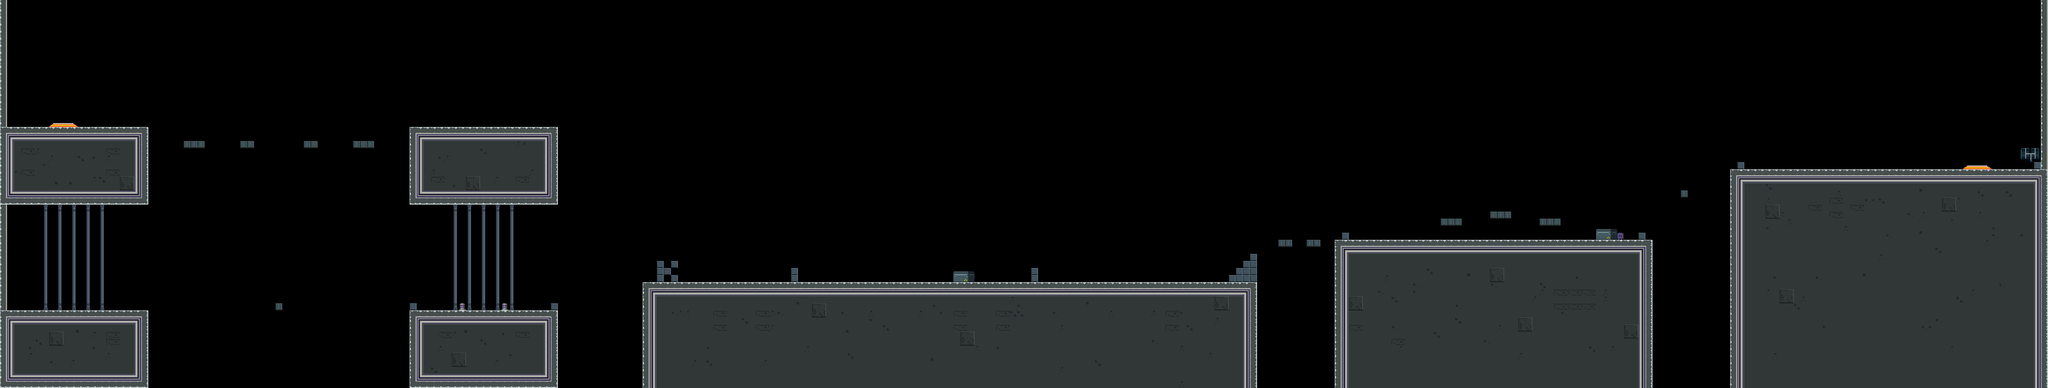

The image is a tile-based game level rendered from a .tmx file. Its description and source (layers, tilesets, objects; grid data summarised) follow:
An orthogonal 290x55 tile map with 32x32 px tiles, 4 tile layers (Platform, Spikes, Portal, Overlay) and 144 objects.

<map version="1.0" orientation="orthogonal" renderorder="right-up" width="290" height="55" tilewidth="32" tileheight="32" nextobjectid="695">
 <tileset firstgid="1" name="tileset" tilewidth="32" tileheight="32" spacing="2" margin="1" tilecount="256">
  <image source="../tileset.png" width="544" height="544" />
  <tile id="35">
   <properties>
    <property name="type" value="3" />
   </properties>
  </tile>
 </tileset>
 <layer name="Platform" width="290" height="55">
  <data>[15950 cells, 4815 non-empty, 49 distinct tile ids]</data>
 </layer>
 <layer name="Spikes" width="290" height="55">
  <data>[15950 cells, 32 non-empty, 1 distinct tile ids]</data>
 </layer>
 <layer name="Portal" width="290" height="55">
  <data>[15950 cells, 8 non-empty, 3 distinct tile ids]</data>
 </layer>
 <layer name="Overlay" width="290" height="55">
  <data>[15950 cells, 33 non-empty, 5 distinct tile ids]</data>
 </layer>
 <objectgroup name="PlatformOb">
  <object id="560" x="7840" y="768" width="1440" height="989.576" />
  <object id="561" x="9248" y="0" width="32" height="768" />
  <object id="562" x="9216" y="736" width="32" height="32" />
  <object id="563" x="7872" y="736" width="32" height="32" />
  <object id="566" x="7424" y="1056" width="32" height="32" />
  <object id="567" x="6080" y="1056" width="32" height="32" />
  <object id="568" x="6528" y="992" width="96" height="32" />
  <object id="570" x="6752" y="960" width="96" height="32" />
  <object id="571" x="6976" y="992" width="96" height="32" />
  <object id="572" x="5920" y="1088" width="64" height="32" />
  <object id="574" x="5792" y="1088" width="64" height="32" />
  <object id="575" x="5568" y="1248" width="128" height="32" />
  <object id="577" x="5600" y="1216" width="96" height="32" />
  <object id="578" x="5632" y="1184" width="64" height="32" />
  <object id="579" x="5664" y="1152" width="32" height="32" />
  <object id="580" x="2912" y="1280" width="2784" height="480" />
  <object id="581" x="4672" y="1216" width="32" height="64" />
  <object id="582" x="3584" y="1216" width="32" height="64" />
  <object id="583" x="2976" y="1184" width="32" height="96" />
  <object id="584" x="3008" y="1216" width="32" height="32" />
  <object id="585" x="3040" y="1184" width="32" height="32" />
  <object id="586" x="3040" y="1248" width="32" height="32" />
  <object id="587" x="1856" y="1408" width="672" height="352" />
  <object id="588" x="2496" y="1376" width="32" height="32" />
  <object id="589" x="1856" y="1376" width="32" height="32" />
  <object id="590" x="1856" y="576" width="672" height="352" />
  <object id="591" x="832" y="640" width="96" height="32" />
  <object id="592" x="1088" y="640" width="64" height="32" />
  <object id="593" x="1376" y="640" width="64" height="32" />
  <object id="594" x="1600" y="640" width="96" height="32" />
  <object id="595" x="0" y="576" width="672" height="352" />
  <object id="596" x="0" y="1408" width="672" height="352" />
  <object id="597" x="1248" y="1376" width="32" height="32" />
  <object id="598" x="6048" y="1088" width="32" height="672" />
  <object id="600" x="6080" y="1088" width="1408" height="32" />
  <object id="602" x="6080" y="1216" width="1408" height="544" />
  <object id="604" x="7072" y="1120" width="128" height="96" />
  <object id="625" x="0" y="0" width="32" height="576" />
  <object id="626" x="0" y="928" width="32" height="480" />
  <object id="691" x="7616" y="864" width="32" height="32" />
 </objectgroup>
 <objectgroup name="SpikesOb">
  <object id="606" x="6512.25" y="995.25" width="14.25" height="26.5" />
  <object id="607" x="6625.25" y="995" width="12.75" height="25.75" />
  <object id="608" x="6961.25" y="994.5" width="11.5" height="26.25" />
  <object id="609" x="7074" y="995.25" width="11.25" height="26.5" />
  <object id="610" x="7409.09" y="1059.45" width="13.2727" height="25.2727" />
  <object id="611" x="7906.25" y="739.75" width="11.25" height="24.5" />
  <object id="612" x="8195" y="753.375" width="59.125" height="13.625" />
  <object id="613" x="8322.38" y="753.5" width="59.75" height="13.75" />
  <object id="614" x="8579.5" y="753.25" width="25.25" height="13.625" />
  <object id="615" x="8706.75" y="753.625" width="27.375" height="13.625" />
  <object id="616" x="9200.36" y="739.091" width="14.1818" height="25.0909" />
  <object id="617" x="4514" y="1266.25" width="91.5" height="12" />
  <object id="618" x="3427" y="1265.25" width="91" height="13.5" />
  <object id="619" x="2961.5" y="1187.75" width="12.75" height="88.25" />
  <object id="620" x="3073.5" y="1186.5" width="12.5" height="25.75" />
  <object id="621" x="3074.25" y="1251.5" width="11.25" height="27" />
  <object id="622" x="867.333" y="625" width="25.6667" height="13.3333" />
  <object id="623" x="1634.67" y="625.333" width="26.3333" height="13" />
  <object id="687" x="5826.12" y="1072.88" width="27.875" height="14.125" />
  <object id="688" x="5923" y="1073" width="27" height="13.875" />
  <object id="689" x="6113.45" y="1059.27" width="12" height="25.2727" />
  <object id="690" x="5411.45" y="1264.91" width="90" height="14" />
 </objectgroup>
 <objectgroup name="EnemyOb">
  <object id="542" x="7200" y="992" width="32" height="32" />
  <object id="544" x="6912" y="896" width="32" height="32" />
  <object id="545" x="6400" y="960" width="32" height="32" />
  <object id="546" x="6208" y="992" width="32" height="32" />
  <object id="547" x="7328" y="992" width="32" height="32" />
  <object id="549" x="4960" y="1184" width="32" height="32" />
  <object id="551" x="5248" y="1184" width="32" height="32" />
  <object id="552" x="4384" y="1024" width="32" height="32" />
  <object id="553" x="4128" y="1184" width="32" height="32" />
  <object id="555" x="3808" y="1184" width="32" height="32" />
  <object id="556" x="3264" y="1216" width="32" height="32" />
  <object id="557" x="2240" y="1312" width="32" height="32" />
  <object id="558" x="2112" y="1312" width="32" height="32" />
 </objectgroup>
 <objectgroup name="PowerUpOb">
  <object id="683" x="210" y="1280.33" width="30" height="60">
   <properties>
    <property name="level" value="1" />
   </properties>
  </object>
 </objectgroup>
 <objectgroup name="LightOb">
  <object id="633" x="250.288" y="549.636" width="77.2423" height="16">
   <properties>
    <property name="color" value="4" />
   </properties>
  </object>
  <object id="640" x="8921.88" y="742.75" width="77.2423" height="16">
   <properties>
    <property name="color" value="4" />
   </properties>
  </object>
  <object id="693" x="2080" y="1376" width="32" height="32">
   <properties>
    <property name="color" value="7" />
   </properties>
  </object>
  <object id="694" x="2272" y="1376" width="32" height="32">
   <properties>
    <property name="color" value="7" />
   </properties>
  </object>
 </objectgroup>
 <objectgroup name="CoinOb">
  <object id="514" x="1248" y="704" width="32" height="32" />
  <object id="515" x="1248" y="768" width="32" height="32" />
  <object id="517" x="1248" y="832" width="32" height="32" />
  <object id="518" x="1248" y="1120" width="32" height="32" />
  <object id="519" x="1248" y="1184" width="32" height="32" />
  <object id="520" x="1248" y="1248" width="32" height="32" />
  <object id="521" x="128" y="1280" width="32" height="32" />
  <object id="522" x="288" y="1280" width="32" height="32" />
  <object id="523" x="160" y="1344" width="32" height="32" />
  <object id="525" x="256" y="1344" width="32" height="32" />
  <object id="641" x="8192" y="672" width="32" height="32" />
  <object id="642" x="8224" y="672" width="32" height="32" />
  </objectgroup>
 <objectgroup name="MoverOb">
  <!-- 5 objects omitted --></objectgroup>
 <objectgroup name="BeamSpotOb">
  <!-- 11 objects omitted --></objectgroup>
 <objectgroup name="PortalOb">
  <!-- 4 objects omitted --></objectgroup>
</map>
<!-- 52 of 144 objects omitted -->
